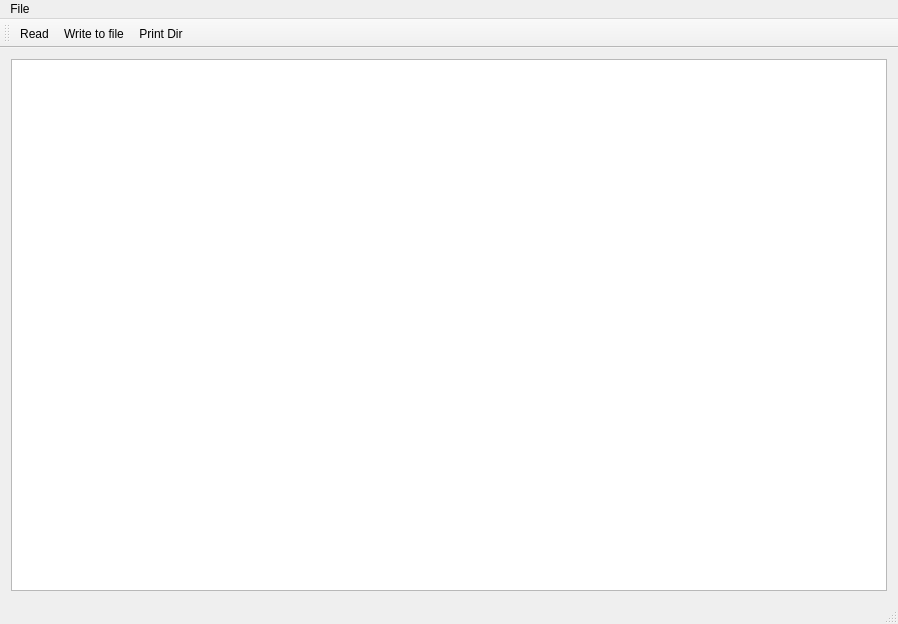
<?xml version="1.0" encoding="UTF-8"?>
<ui version="4.0">
 <class>MainWindow</class>
 <widget class="QMainWindow" name="MainWindow">
  <property name="geometry">
   <rect>
    <x>0</x>
    <y>0</y>
    <width>898</width>
    <height>624</height>
   </rect>
  </property>
  <property name="windowTitle">
   <string>MainWindow</string>
  </property>
  <widget class="QWidget" name="centralWidget">
   <layout class="QGridLayout" name="gridLayout">
    <item row="0" column="0">
     <widget class="QTextEdit" name="textEdit"/>
    </item>
   </layout>
  </widget>
  <widget class="QToolBar" name="toolBar">
   <property name="windowTitle">
    <string>toolBar</string>
   </property>
   <attribute name="toolBarArea">
    <enum>TopToolBarArea</enum>
   </attribute>
   <attribute name="toolBarBreak">
    <bool>false</bool>
   </attribute>
   <addaction name="actionRead"/>
   <addaction name="actionWrite_to_file"/>
   <addaction name="actionPrint_Dir"/>
  </widget>
  <widget class="QMenuBar" name="menuBar">
   <property name="geometry">
    <rect>
     <x>0</x>
     <y>0</y>
     <width>898</width>
     <height>21</height>
    </rect>
   </property>
   <widget class="QMenu" name="menuFile">
    <property name="title">
     <string>File</string>
    </property>
    <addaction name="actionRead"/>
    <addaction name="actionWrite_to_file"/>
    <addaction name="actionPrint_Dir"/>
   </widget>
   <addaction name="menuFile"/>
  </widget>
  <widget class="QStatusBar" name="statusBar"/>
  <action name="actionRead">
   <property name="text">
    <string>Read</string>
   </property>
  </action>
  <action name="actionWrite_to_file">
   <property name="text">
    <string>Write to file</string>
   </property>
  </action>
  <action name="actionPrint_Dir">
   <property name="text">
    <string>Print Dir</string>
   </property>
  </action>
 </widget>
 <layoutdefault spacing="6" margin="11"/>
 <resources/>
 <connections/>
</ui>
